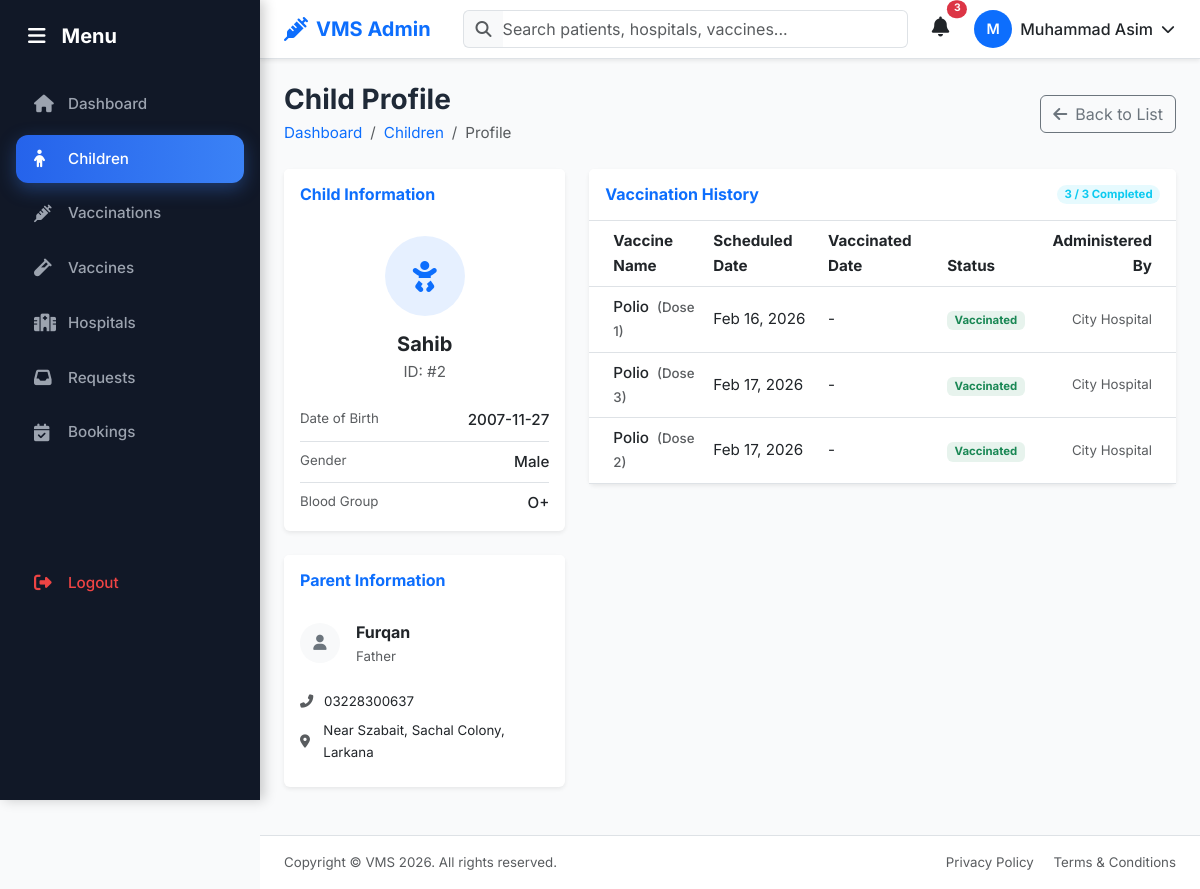
The page /admin/children/child_profile.php?id=2 (signed in) on the database its author committed.
### tables this page shows
CREATE TABLE `children` (
  `id` int(11) NOT NULL,
  `parent_id` int(11) NOT NULL,
  `name` varchar(100) NOT NULL,
  `date_of_birth` date NOT NULL,
  `gender` enum('Male','Female','Other') NOT NULL,
  `blood_group` varchar(5) DEFAULT NULL,
  `created_at` timestamp NOT NULL DEFAULT current_timestamp()
);

CREATE TABLE `users` (
  `id` int(11) NOT NULL,
  `name` varchar(100) NOT NULL,
  `email` varchar(100) NOT NULL,
  `password` varchar(255) NOT NULL,
  `role` enum('admin','parent','hospital') NOT NULL,
  `status` enum('active','inactive') NOT NULL DEFAULT 'active',
  `created_at` timestamp NOT NULL DEFAULT current_timestamp()
);

CREATE TABLE `parents` (
  `id` int(11) NOT NULL,
  `user_id` int(11) NOT NULL,
  `phone` varchar(20) NOT NULL,
  `address` text NOT NULL,
  `created_at` timestamp NOT NULL DEFAULT current_timestamp()
);

CREATE TABLE `vaccination_schedule` (
  `id` int(11) NOT NULL,
  `child_id` int(11) NOT NULL,
  `vaccine_id` int(11) NOT NULL,
  `hospital_id` int(11) DEFAULT NULL,
  `scheduled_date` datetime NOT NULL,
  `dose_number` int(11) NOT NULL,
  `status` enum('pending','vaccinated','missed') NOT NULL DEFAULT 'pending',
  `created_at` timestamp NOT NULL DEFAULT current_timestamp()
);

CREATE TABLE `vaccines` (
  `id` int(11) NOT NULL,
  `vaccine_name` varchar(100) NOT NULL,
  `total_dose` int(11) NOT NULL,
  `target_age_group` varchar(100) NOT NULL,
  `description` text DEFAULT NULL,
  `availability_status` enum('available','unavailable') NOT NULL DEFAULT 'available',
  `created_at` timestamp NOT NULL DEFAULT current_timestamp()
);

CREATE TABLE `hospitals` (
  `id` int(11) NOT NULL,
  `user_id` int(11) NOT NULL,
  `hospital_name` varchar(150) NOT NULL,
  `registration_no` varchar(50) NOT NULL,
  `phone` varchar(20) NOT NULL,
  `address` text NOT NULL,
  `status` enum('approved','pending','rejected') NOT NULL DEFAULT 'pending',
  `created_at` timestamp NOT NULL DEFAULT current_timestamp()
);

### admin/children/child_profile.php (the view, shortened to what this page needs)
<?php
include '../../config/db.php';
include '../includes/header.php';
include '../includes/sidebar.php';
$child_id = $_GET['id'];
$stmt_child = $conn->prepare("SELECT c.*, u.name AS parent_name, p.phone AS parent_phone, p.address AS parent_address FROM children c LEFT JOIN users u ON c.parent_id = u.id LEFT JOIN parents p ON c.parent_id = p.user_id WHERE c.id = ?");
$stmt_child->bind_param("i", $child_id);
$stmt_child->execute();
$result_child = $stmt_child->get_result();
$child_data = $result_child->fetch_assoc();
$stmt_history = $conn->prepare("SELECT vs.*, v.vaccine_name, h.hospital_name
                                FROM vaccination_schedule vs
                                JOIN vaccines v ON vs.vaccine_id = v.id
                                LEFT JOIN hospitals h ON vs.hospital_id = h.id
                                WHERE vs.child_id = ?
                                ORDER BY vs.scheduled_date ASC");
$stmt_history->bind_param("i", $child_id);
$stmt_history->execute();
$result_history = $stmt_history->get_result();
$total_records = $result_history->num_rows;
$completed_count = 0;
$history_rows = [];
while ($row = $result_history->fetch_assoc()) {
    $history_rows[] = $row;
    if (isset($row['status']) && strtolower($row['status']) === 'vaccinated') {
        $completed_count++;
    }
}
?>
<div class="main-content">
    <div class="container-fluid px-4 py-4">
        <div class="d-flex justify-content-between align-items-center mb-4">
            <div>
                <h1 class="h3 mb-1 fw-bold">Child Profile</h1>
                <nav aria-label="breadcrumb">
                    <ol class="breadcrumb mb-0">
                        <li class="breadcrumb-item"><a href="../dashboard.php" class="text-decoration-none">Dashboard</a></li>
                        <li class="breadcrumb-item"><a href="view_children.php" class="text-decoration-none">Children</a></li>
                        <li class="breadcrumb-item active" aria-current="page">Profile</li>
                    </ol>
                </nav>
            </div>
            <a href="view_children.php" class="btn btn-outline-secondary">
                <i class="fas fa-arrow-left me-2"></i>Back to List
            </a>
        </div>
        <div class="row">
            <div class="col-lg-4 mb-4">
                <div class="card shadow-sm mb-4 border-0">
                    <div class="card-header bg-white py-3 border-bottom-0">
                        <h6 class="m-0 fw-bold text-primary">Child Information</h6>
                    </div>
                    <div class="card-body text-center">
                        <div class="bg-primary bg-opacity-10 text-primary rounded-circle mx-auto mb-3 d-flex align-items-center justify-content-center" style="width: 80px; height: 80px; font-size: 2rem;">
                            <i class="fas fa-baby"></i>
                        </div>
                        <h5 class="fw-bold mb-1"><?php echo htmlspecialchars($child_data['name']); ?></h5>
                        <p class="text-muted mb-3">ID: #<?php echo htmlspecialchars($child_data['id']); ?></p>
                        <div class="text-start mt-4">
                            <div class="d-flex justify-content-between mb-2 border-bottom pb-2">
                                <span class="text-muted small">Date of Birth</span>
                                <span class="fw-medium"><?php echo htmlspecialchars($child_data['date_of_birth']); ?></span>
                            </div>
                            <div class="d-flex justify-content-between mb-2 border-bottom pb-2">
                                <span class="text-muted small">Gender</span>
                                <span class="fw-medium"><?php echo htmlspecialchars($child_data['gender']); ?></span>
                            </div>
                            <div class="d-flex justify-content-between mb-0">
                                <span class="text-muted small">Blood Group</span>
                                <span class="fw-medium"><?php echo htmlspecialchars($child_data['blood_group']); ?></span>
                            </div>
                        </div>
                    </div>
                </div>
                <div class="card shadow-sm border-0">
                    <div class="card-header bg-white py-3 border-bottom-0">
                        <h6 class="m-0 fw-bold text-primary">Parent Information</h6>
                    </div>
                    <div class="card-body">
                        <div class="d-flex align-items-start mb-3">
                            <div class="me-3">
                                <div class="bg-light rounded-circle d-flex align-items-center justify-content-center" style="width: 40px; height: 40px;">
                                    <i class="fas fa-user text-secondary"></i>
                                </div>
                            </div>
                            <div>
                                <h6 class="mb-1 fw-bold"><?php echo htmlspecialchars($child_data['parent_name']); ?></h6>
                                <p class="text-muted small mb-0">Father</p>
                            </div>
                        </div>
                        <ul class="list-group list-group-flush small">
                            <li class="list-group-item px-0 d-flex align-items-center border-0 pb-1">
                                <i class="fas fa-phone-alt text-muted me-2" style="width: 16px;"></i>
                                <span><?php echo htmlspecialchars($child_data['parent_phone']); ?></span>
                            </li>
                            <li class="list-group-item px-0 d-flex align-items-center border-0 pt-1">
                                <i class="fas fa-map-marker-alt text-muted me-2" style="width: 16px;"></i>
                                <span><?php echo htmlspecialchars($child_data['parent_address']); ?></span>
                            </li>
                        </ul>
                    </div>
                </div>
            </div>
            <div class="col-lg-8">
                <div class="card shadow-sm border-0 mb-4">
                    <div class="card-header bg-white py-3 border-bottom d-flex justify-content-between align-items-center">
                        <h6 class="m-0 fw-bold text-primary">Vaccination History</h6>
                        <span class="badge bg-info bg-opacity-10 text-info rounded-pill"><?php echo $completed_count; ?> / <?php echo $total_records; ?> Completed</span>
                    </div>
                    <div class="card-body p-0">
                        <div class="table-responsive">
                            <table class="table table-hover align-middle mb-0">
                                <thead class="bg-light text-muted">
                                    <tr>
                                        <th class="ps-4">Vaccine Name</th>
                                        <th>Scheduled Date</th>
                                        <th>Vaccinated Date</th>
                                        <th>Status</th>
                                        <th class="text-end pe-4">Administered By</th>
                                    </tr>
                                </thead>
                                <tbody>
                                    <?php if (count($history_rows) > 0): ?>
                                        <?php foreach ($history_rows as $record):
                                            $status = ucfirst($record['status'] ?? 'Scheduled');
                                            $badgeClass = 'bg-secondary bg-opacity-10 text-secondary';
                                            if (strtolower($status) === 'vaccinated') {
                                                $badgeClass = 'bg-success bg-opacity-10 text-success';
                                            } elseif (strtolower($status) === 'pending' || strtolower($status) === 'scheduled') {
                                                $badgeClass = 'bg-warning bg-opacity-10 text-warning';
                                            } elseif (strtolower($status) === 'missed') {
                                                $badgeClass = 'bg-danger bg-opacity-10 text-danger';
                                            }
                                            $scheduledDate = date('M d, Y', strtotime($record['scheduled_date']));
                                            $vaccinatedDate = !empty($record['administered_date']) ? date('M d, Y', strtotime($record['administered_date'])) : '-';
                                            $hospitalName = !empty($record['hospital_name']) ? htmlspecialchars($record['hospital_name']) : '<span class="text-muted">-</span>';
                                        ?>
                                        <tr>
                                            <td class="ps-4 fw-medium">
                                                <?php echo htmlspecialchars($record['vaccine_name']); ?>
                                                <span class="text-muted small ms-1">(Dose <?php echo $record['dose_number']; ?>)</span>
                                            </td>
                                            <td><?php echo $scheduledDate; ?></td>
                                            <td><?php echo $vaccinatedDate; ?></td>
                                            <td><span class="badge <?php echo $badgeClass; ?>"><?php echo $status; ?></span></td>
                                            <td class="text-end pe-4 text-muted small"><?php echo $hospitalName; ?></td>
                                        </tr>
                                        <?php endforeach; ?>
                                    <?php else: ?>
                                        <tr>
                                            <td colspan="5" class="text-center py-4 text-muted">No vaccination history found for this child.</td>
                                        </tr>
                                    <?php endif; ?>
                                </tbody>
                            </table>
                        </div>
                    </div>
                </div>
            </div>
        </div>
    </div>
</div>
<?php include '../includes/footer.php'; ?>

### assets/css/admin.css (style rules this page uses)
:root { --primary-500: #3b82f6; --primary-600: #2563eb; --primary-700: #1d4ed8; --success-500: #22c55e; --warning-500: #f59e0b; --danger-500: #ef4444; --gray-50: #f9fafb; --gray-100: #f3f4f6; --gray-200: #e5e7eb; --gray-400: #9ca3af; --gray-700: #374151; --gray-800: #1f2937; --gray-900: #111827; --transition-fast: 150ms ease; --transition-base: 300ms ease; }
body { font-family: 'Inter', sans-serif; font-size: 0.95rem; line-height: 1.6; color: var(--gray-800); background-color: var(--gray-50); }
@media (min-width: 992px) { body { padding-left: 260px; } }

### rows shown on the page
children: name "Sahib", id "2", date_of_birth "2007-11-27", gender "Male", blood_group "O+", parent.name "Furqan", parents.phone "03228300637", parents.address "Near Szabait, Sachal Colony, Larkana"
vaccination_schedule: vaccine.vaccine_name "Polio", dose_number "1", scheduled_date "Feb 16, 2026", vaccinatedDate "-", status "Vaccinated", hospital.hospital_name "City Hospital"
vaccination_schedule: vaccine.vaccine_name "Polio", dose_number "3", scheduled_date "Feb 17, 2026", vaccinatedDate "-", status "Vaccinated", hospital.hospital_name "City Hospital"
vaccination_schedule: vaccine.vaccine_name "Polio", dose_number "2", scheduled_date "Feb 17, 2026", vaccinatedDate "-", status "Vaccinated", hospital.hospital_name "City Hospital"

### other values the page prints
substr($adminName, 0, 1) "M"
$adminName "Muhammad Asim"
$completed_count "3"
$total_records "3"
